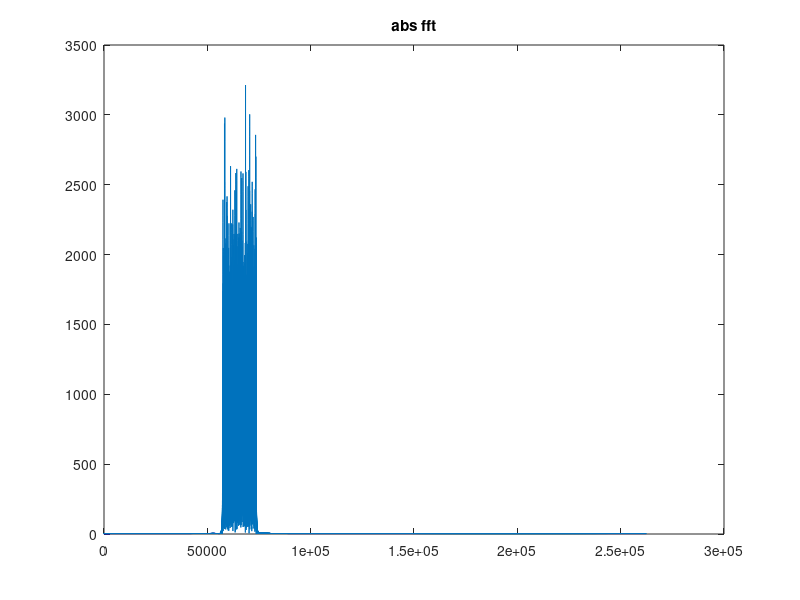
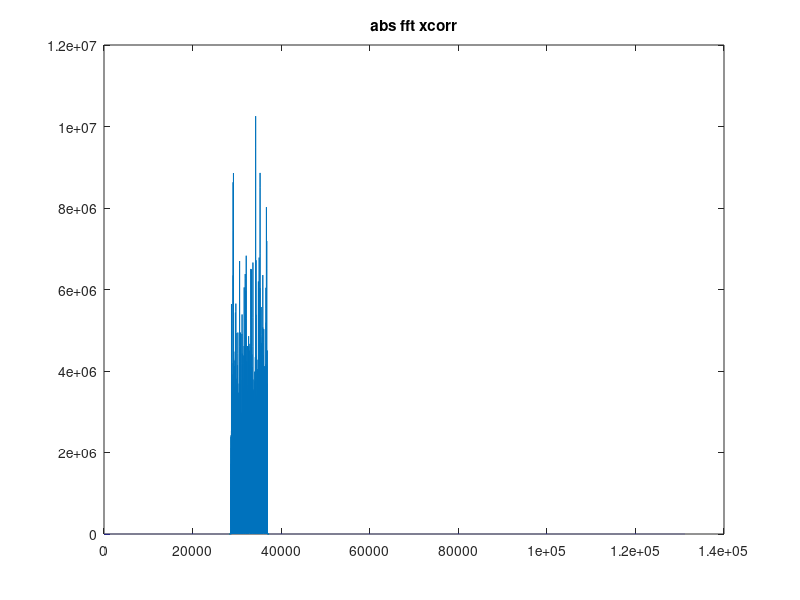
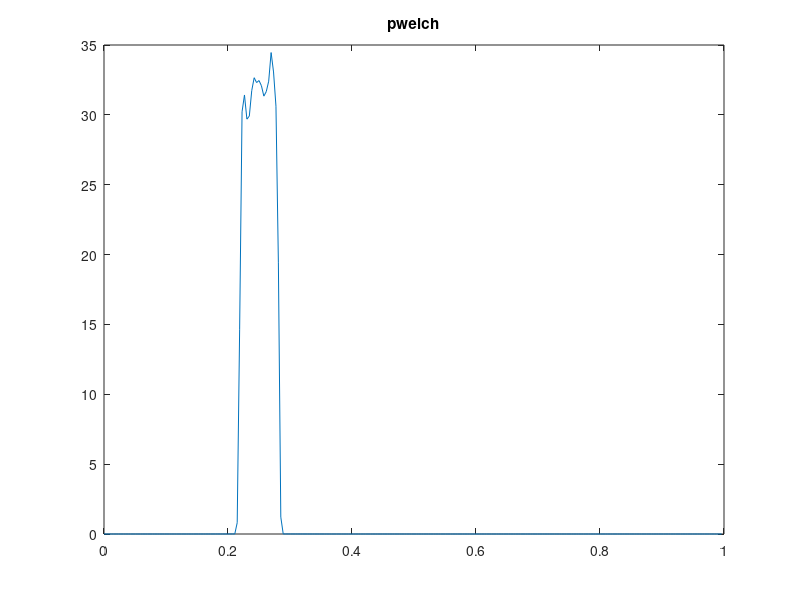

MATLAB code for these plots, in order:
%octave9.10

clear all, clc, close all

%pkg load signal %pwelch

signal_length = 2048;
SNR_dB = 30;
P = 1;

signal_r=2*(rand([signal_length,1])>0.5)-1;
signal_i=2*(rand([signal_length,1])>0.5)-1;
QPSK=signal_r+1i*signal_i;

%hold on
%plot(abs(QPSK))
%plot(real(QPSK))
%plot(imag(QPSK))
%%plot(abs(fft(QPSK, 8*length(QPSK))))
%return

% frequency upconversion

interpol = 16;

ll = interpol*length(QPSK);
ii = 1:ll;
size(ii);
size(QPSK);
%QPSK2 = []
QPSK2 = interpft(QPSK, ll);
size(QPSK2);

f = 0.5; % -1<f<1

% frequency upconversion
%QPSK2 = QPSK2.*exp(8*(interpol/Ls)*1i*ii');
QPSK2 = QPSK2.*exp(f*pi*1i*ii');

%spectum

figure(1)
plot(abs(fft(QPSK2, 8*length(QPSK2))))%, return
title("abs fft")

figure(2)
size(xcorr(QPSK2));
plot( abs( fft( xcorr(QPSK2), 4*length(QPSK2) ) ) )
title("abs fft xcorr")


%[SPECTRA,FREQ] = pwelch(X, WINDOW, OVERLAP, NFFT, FS,
% RANGE, PLOT_TYPE, DETREND, SLOPPY)

[SPECTRA,FREQ] = pwelch(QPSK2);

figure(3)
plot(FREQ, SPECTRA)
title("pwelch"), return


%pwelch =======